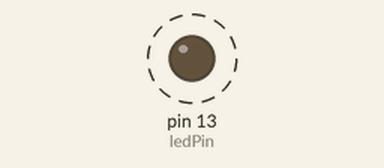
Simulated run of this sketch. Board: Arduino Uno, built with avr-gcc and run on an emulated ATmega328P. Shown: output pins drawn as LEDs (lit = HIGH). Dashed ring = blinking. Pins used as bus, display or sensor lines are not drawn; what the sketch prints to the serial monitor is not drawn.

Above: at 0.5 s.
Timing chart, 0 to 4.6 s (numbered marks = the images above):
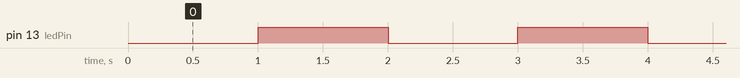

The sketch:

GTAW_Pulse_Welduino.ino
```cpp
/**************************************************************************/
#include <Wire.h>
#include <Adafruit_MCP4725.h>
// this code requires the Adafruit_MCP4725 library to be installed:
// https://learn.adafruit.com/mcp4725-12-bit-dac-tutorial/using-with-arduino
Adafruit_MCP4725 dac;

/**************************************************************************/
// constants won't change. Used here to set a pin number:
const int ledPin =  LED_BUILTIN;// the number of the LED pin

// Variables will change:
int ledState = LOW;             // ledState used to set the LED

// Generally, you should use "unsigned long" for variables that hold time
// The value will quickly become too large for an int to store
unsigned long previousMillis = 0;        // will store last time values updated

// constants won't change:
const long interval = 1000;           // interval (milliseconds)
                                      // 0.03125Hz =
/**************************************************************************/
//3 bits to address 8 ch analog mux configured as 8 in to 1 out:
  // ch1 = MCP4725 dac @ I2C addr. 0x60
  // ch0 = panel trim pot
const int uiMuxAddr0 = 7;
const int uiMuxAddr1 = 6;
const int uiMuxAddr2 = 5;
/**************************************************************************/
void setup() {
  // put your setup code here, to run once:
  Serial.begin(9600);
  Serial.println("Hello!");
  Serial.println("Generating square wave @ 0.5Hz w/50% duty cylce!");
  // For Adafruit MCP4725A1 the address is 0x62 (default) or 0x63 (ADDR pin tied to VCC)
  // For MCP4725A0 the address is 0x60 or 0x61
  // For MCP4725A2 the address is 0x64 or 0x65
  dac.begin(0x61); //Address of our DAC module
/**************************************************************************/
  // set the digital pin as output:
  pinMode(ledPin, OUTPUT);
/**************************************************************************/
  pinMode(LED_BUILTIN, OUTPUT);
  pinMode(uiMuxAddr0, OUTPUT);
  pinMode(uiMuxAddr1, OUTPUT);
  pinMode(uiMuxAddr2, OUTPUT);
    digitalWrite(uiMuxAddr0, HIGH);
    digitalWrite(uiMuxAddr1, LOW);
    digitalWrite(uiMuxAddr2, LOW);
/**************************************************************************/
}

void loop() {
  // put your main code here, to run repeatedly:
  uint16_t i;
  unsigned long currentMillis = millis();

      for (i = 0; i < 32; i++)
      {
        if (currentMillis - previousMillis >= interval) {
          // save the last time you blinked the LED
          previousMillis = currentMillis;
          dac.setVoltage(2048, false);
          // toggle LED state
          if (ledState == LOW) {
            ledState = HIGH;
          } else {
            ledState = LOW;
          }
          // Change LED pin and mux address MSB via ledState variable:
          digitalWrite(ledPin, ledState);
          digitalWrite(uiMuxAddr0, ledState);
        }
      }
}
```

Measured:
- by itself, pin 13 (ledPin): alternates HIGH for 1.0 s and LOW for 1.0 s
